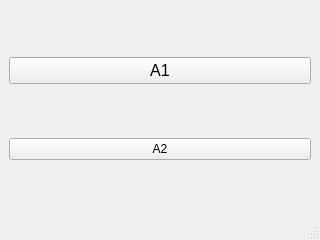
<?xml version="1.0" encoding="UTF-8"?>
<ui version="4.0">
 <class>MainWindow</class>
 <widget class="QMainWindow" name="MainWindow">
  <property name="geometry">
   <rect>
    <x>0</x>
    <y>0</y>
    <width>320</width>
    <height>240</height>
   </rect>
  </property>
  <property name="windowTitle">
   <string>MainWindow</string>
  </property>
  <widget class="QWidget" name="centralwidget">
   <layout class="QGridLayout" name="gridLayout">
    <item row="0" column="0">
     <widget class="QPushButton" name="button_A1">
      <property name="font">
       <font>
        <family>Arial</family>
        <pointsize>12</pointsize>
       </font>
      </property>
      <property name="text">
       <string>A1</string>
      </property>
     </widget>
    </item>
    <item row="1" column="0">
     <widget class="QPushButton" name="button_A2">
      <property name="text">
       <string>A2</string>
      </property>
     </widget>
    </item>
   </layout>
  </widget>
  <widget class="QMenuBar" name="menubar">
   <property name="geometry">
    <rect>
     <x>0</x>
     <y>0</y>
     <width>320</width>
     <height>26</height>
    </rect>
   </property>
  </widget>
  <widget class="QStatusBar" name="statusbar"/>
 </widget>
 <resources/>
 <connections/>
</ui>
